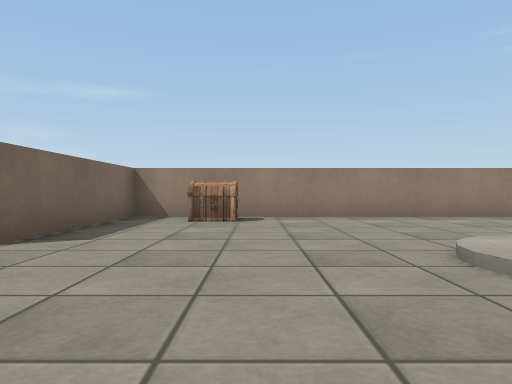
View 1 (above)

16 first-person views from a walk through a Unity game level. The camera is 0.51 m above the floor, looks level and sees 70° across. The floor is counted in squares, 1 m on a side. Each view is taken from the middle of a square. On the plan, view 1 faces up. The plan holds only what a view shows up to about 9 squares ahead; the rest is blank. The player is left out. Some animated figures are left out. Surface patterns are stand-ins for the level's own textures.

View 2
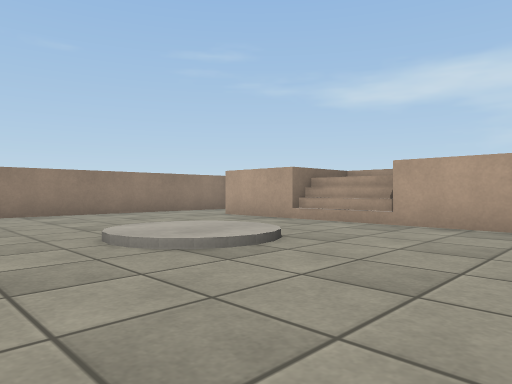

View 3
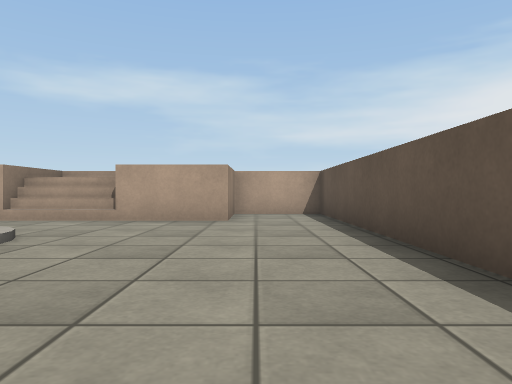

View 4
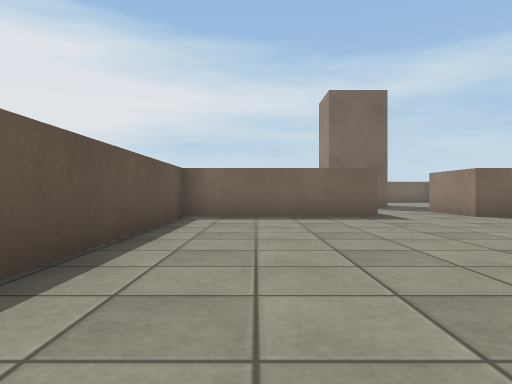

View 5
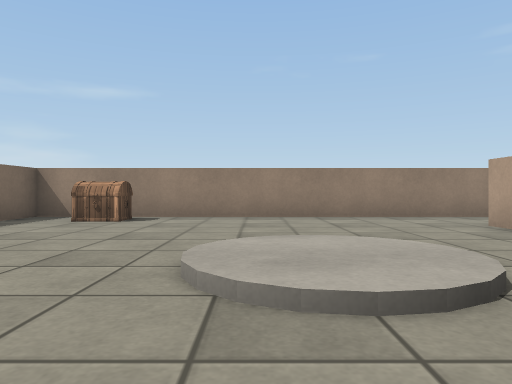

View 6
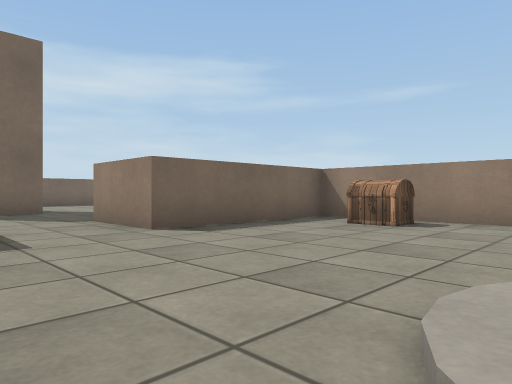

View 7
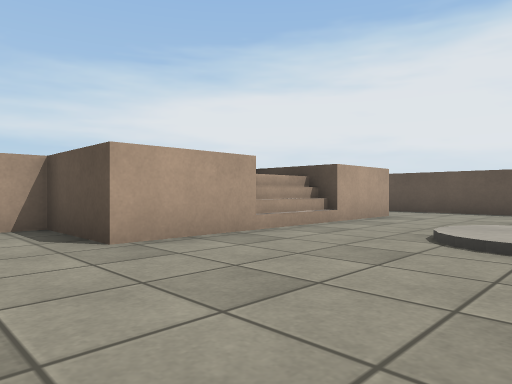

View 8
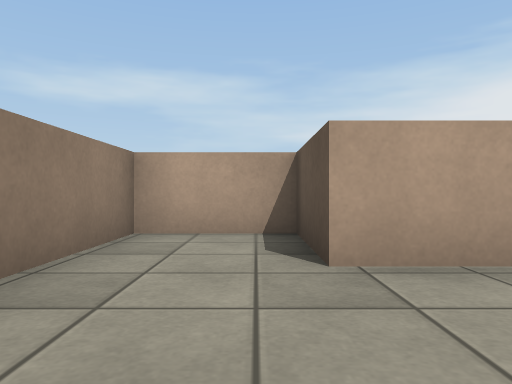

View 9
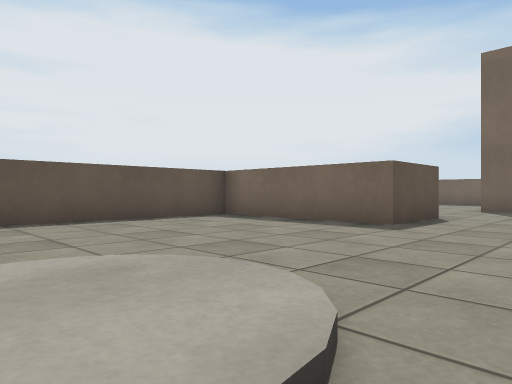

View 10
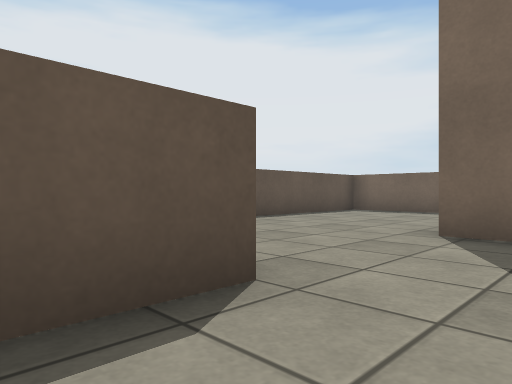

View 11
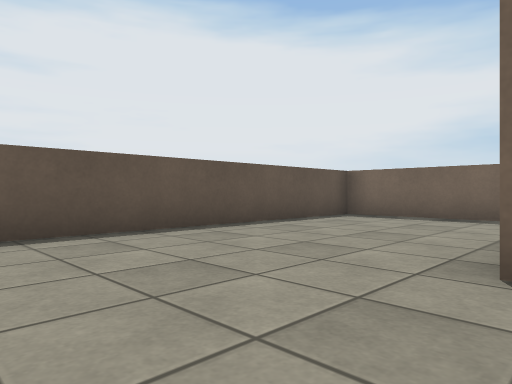

View 12
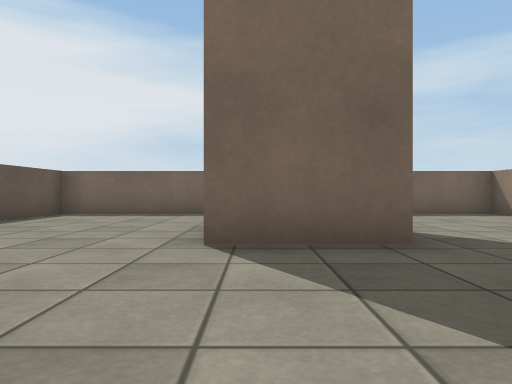

View 13
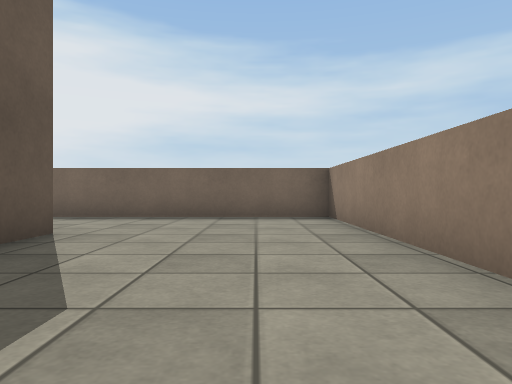

View 14
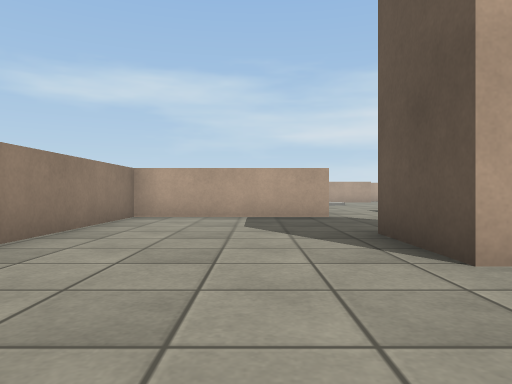

View 15
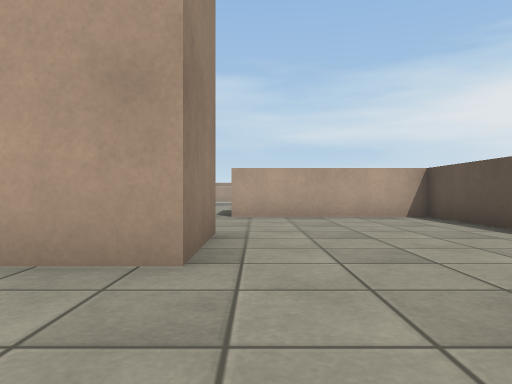

View 16
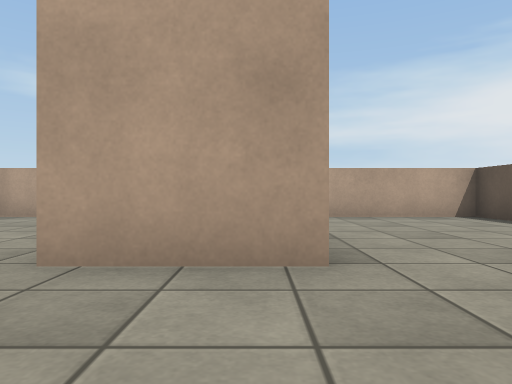

### Floor plan
Ten units are one square. View 1 is at (0, 0); x grows to the right and y downward. Boxes are objects, and circles mark ways between rooms. Rooms are numbered by the first view taken in them; rooms with no view inside come last. Other rooms are left out.
<svg viewBox="-130 -80 210 110">
<path fill="none" stroke="#000" d="M59 -14 59 -35M61 -15 61 -35M-45 -15 -25 -15 -25 25 75 25 75 5 55 5 55 -55 75 -55 75 -75 -25 -75 -25 -35 -45 -35M57 -15 57 -35M-95 -35 -75 -35 -75 -15 -95 -15 -95 -35M-45 -35 -45 -75 -125 -75 -125 25 -45 25 -45 -15"/>
<rect x="-15" y="-75" width="10" height="20" fill="#bbb"><title>chest</title></rect>
<circle cx="-35" cy="-25" r="3" fill="#2a7"/>
<text x="20" y="-30">1</text>
<text x="-90" y="-40">2</text>
</svg>
Room 1 opens to room 2.

Where each view was taken, in squares from view 1:
view 1: 0 up, 0 right, facing up
view 2: 1 down, 0 right, facing up-right
view 3: 1 down, 1 left, facing right
view 4: 1 down, 5 right, facing left
view 5: 0 up, 2 right, facing up
view 6: 1 up, 2 right, facing up-left
view 7: 7 up, 2 right, facing down-right
view 8: 6 up, 3 right, facing right
view 9: 4 up, 3 right, facing down-left
view 10: 3 up, 3 left, facing down-left
view 11: 2 up, 5 left, facing down-left
view 12: 2 up, 4 left, facing left
view 13: 6 up, 5 left, facing left
view 14: 5 up, 12 left, facing right
view 15: 1 up, 12 left, facing right
view 16: 2 up, 12 left, facing right
